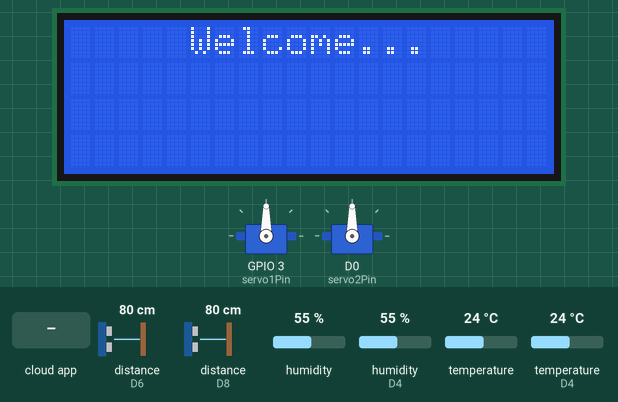
Recording of a sketch running on a simulated ESP8266 (NodeMCU). Parts: 2 × servo, 20×4 character LCD. Wiring (inferred from the names in the program): 2 × ultrasonic range finder: trigger D7, echo D8 / trigger D5, echo D6. The inputs (shaded band) are chosen by the test bench; at power-on: distance to the obstacle (sensors on D6, D8) 80 cm, humidity 55 %, humidity (sensor on D4) 55 %, temperature 24 °C, temperature (sensor on D4) 24 °C. The echo pulse lasts 58.3 µs per cm; WiFi joins after 1.5 s; servers stay silent unless stated; the Firebase database answers and starts empty; what the sketch prints to the serial monitor is not drawn.

Above: at 1.8 s.
At 4.4 s:
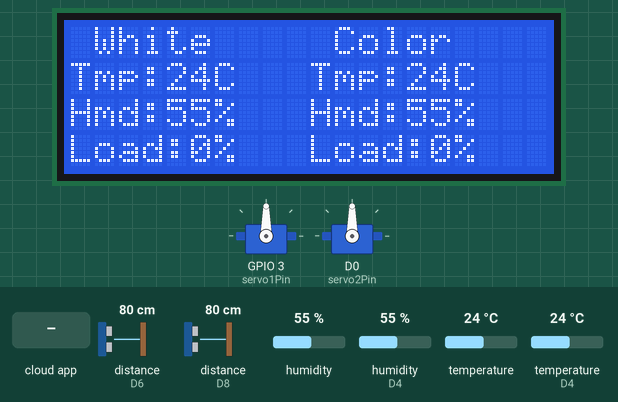
4.5 s: the phone or cloud app sets RunColor to true
At 10.2 s:
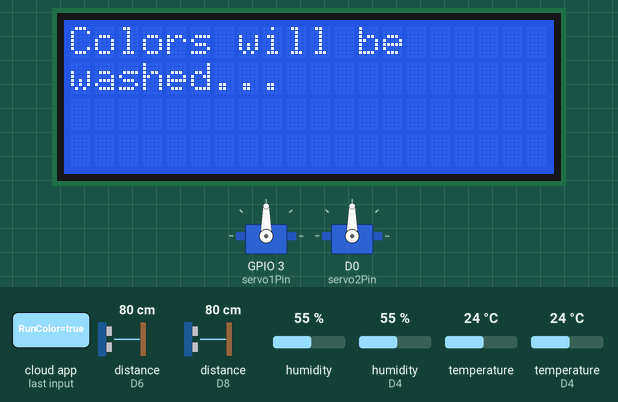
At 12.1 s:
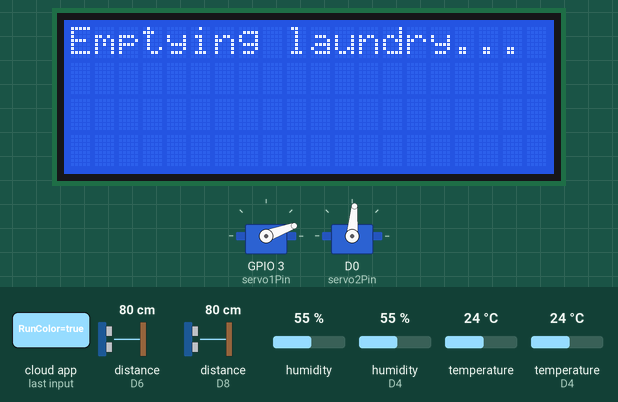
Timing chart, 0 to 57.3 s (numbered marks = the images above; inputs shaded):
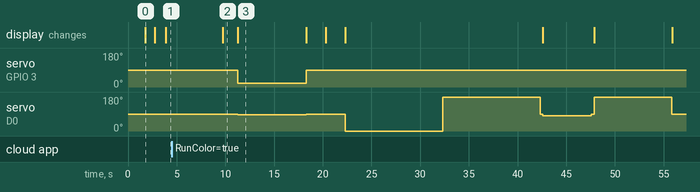

The sketch:

Lily.ino
```cpp
#include <LiquidCrystal_I2C.h>
#include <Wire.h>

#include <ESP8266WiFi.h>


// Set these to run example.
#include <FirebaseArduino.h>
#define FIREBASE_HOST "yourprojectname.firebaseio.com"
#define FIREBASE_AUTH "your_AUTH"
#define WIFI_SSID "xxxx"
#define WIFI_PASSWORD "xxxx"

// distance sensor.
#define trigPinColor D7
#define echoPinColor D8

#define trigPinWhite D5
#define echoPinWhite D6

long durationColor = 0, durationWhite = 0;
int distanceColor = 0, distanceWhite = 0;

int espId = ESP.getChipId();

// DHT Sensor
#include "DHT.h"
#define DHTPinColor D3
#define DHTPinWhite D4
#define DHTTYPE DHT11   // DHT 11
// Initialize DHT sensor.
DHT dhtColor(DHTPinColor, DHTTYPE);
DHT dhtWhite(DHTPinWhite, DHTTYPE);

// Sensor variables
float hColor = 0;
float tColor = 0;
float fColor = 0;

float hWhite = 0;
float tWhite = 0;
float fWhite = 0;
// Temporary variables
static char celsiusTemp[7];
static char fahrenheitTemp[7];
static char humidityTemp[7];

LiquidCrystal_I2C lcd(0x27, 20, 4); // SCL-D1 SDA-D2

#include <Servo.h>
Servo servoKapak, servoTambur;
#define servo1Pin D9 // kapak RX
#define servo2Pin D0 // tambur

int lp = 0;
String sepet = "";
void setup() {

  Serial.begin(9600);
  delay(10);
  dhtColor.begin();
  dhtWhite.begin();

  servoKapak.attach(servo1Pin);
  servoTambur.attach(servo2Pin);
  servoKapak.write(90);
  servoTambur.write(90);

  pinMode(trigPinColor, OUTPUT);
  pinMode(echoPinColor, INPUT);

  pinMode(trigPinWhite, OUTPUT);
  pinMode(echoPinWhite, INPUT);

  WiFi.disconnect();
  delay(100);
  // connect to wifi.

  WiFi.begin(WIFI_SSID, WIFI_PASSWORD);
  Serial.print("connecting");

  while (WiFi.status() != WL_CONNECTED) {
    Serial.print(".");
    delay(500);
  }

  Serial.println();
  Serial.print("connected: ");
  Serial.println(WiFi.localIP());

  lcd.init();
  lcd.backlight();
  lcd.begin(20, 4);
  lcd.setCursor(5, 0);
  lcd.print("Welcome...");
  delay(1000);
  lcd.clear();

  Firebase.begin(FIREBASE_HOST, FIREBASE_AUTH);

}

//int n = 0;

void loop() {

  Serial.print("ESP Chip ID: ");
  Serial.println(espId);

  Serial.print("Renkli sepeti çalışma durumu: ");
  Serial.println(Firebase.getString("RunColor"));
  delay(100);
  Serial.print("Beyaz sepeti çalışma durumu: ");
  Serial.println(Firebase.getString("RunWhite"));

  if (Firebase.getString("RunColor") == "true") {
    sepet = "color";
    runMachine(sepet);
    sepet = "";
  } else {
    sepet = "";
  }

  if (Firebase.getString("RunWhite") == "true") {
    sepet = "white";
    runMachine(sepet);
    sepet = "";
  } else {
    sepet = "";
  }

  readDHTColor();
  readDHTWhite();

  calcDistColor();
  calcDistWhite();


  delay(100);
  printData();

  sendJSONData(); // sending JSON data to Firebase

  delay(5000);

}

void runMachine(String basket) {
  int kapak = 0, tambur = 0;
  String state = "";
  //Serial.println(Firebase.getString("RunColor"));
  if (basket == "color") { // fireabase de çalıştır true ise
    kapak = 20; tambur = 85;
    state = "RunColor";
    Serial.println("Renkliler yikanacak");
    lcd.clear();
    lcd.setCursor(0, 0);
    lcd.print("Colors will be");  // colors will be washed
    lcd.setCursor(0, 1);
    lcd.print("washed...");
  } else if (basket == "white") {
    kapak = 160; tambur = 85;
    state = "RunWhite";
    Serial.println("Beyazlar yikanacak");
    lcd.clear();
    lcd.setCursor(0, 0);
    lcd.print("Whites will be");
    lcd.setCursor(0, 1);
    lcd.print("washed...");

  }
  delay(1500); // 1sec bekle.

  // kirlilerin bosaltilmasi
  lcd.clear();
  lcd.setCursor(0, 0);
  lcd.print("Emptying laundry...");
  //lcd.setCursor(0, 1);
  //lcd.print("laundry...");
  Serial.println("Kirliler boşaltılıyor...");
  servoKapak.write(kapak); // renkli kapağı için 0 dereceye ayarlanmalı
  servoTambur.write(tambur); // tamburu yavaşça çevir
  delay(7000); // 7 sec run.

  // kapak kapatilmasi
  lcd.clear();
  lcd.setCursor(0, 0);
  lcd.print("Cover closed.");
  Serial.println("Kapak kapatıldı. Yıkama için hazırlanıyor...");
  servoKapak.write(90); // renkli sepetin kapagi kapat
  servoTambur.write(90); // tamburu durdur.
  delay(2000);

  // deterjan alinmasi
  lcd.clear();
  lcd.setCursor(0, 0);
  lcd.print("Taking detergent...");
  delay(2000);

  // yikama baslamasi
  //servoTambur.write(0); // tamburu çevir yıkama başlasın.
  lcd.clear();
  lcd.setCursor(0, 0);
  lcd.print("Washing");
  lcd.setCursor(0, 1);
  lcd.print("in progress...");
  Serial.println("Çamşırlar yıkanıyor...");
  servoTambur.write(0); // tamburu çevir yıkama başlasın.
  delay(10000); // 10sec yıkama yap.
  servoTambur.write(180); // tamburu çevir yıkama başlasın.

  delay(10000);
  servoTambur.write(90); // tamburu durdur
  delay(250);

  // durulama islemi
  lcd.clear();
  lcd.setCursor(0, 0);
  lcd.print("Rinsing...");
  servoTambur.write(80); // tamburu yavas dondur.

  delay(5000); // 5sec
  servoTambur.write(90); // tamburu durdur
  delay(250);

  // sıkma yapılıyor.
  lcd.clear();
  lcd.setCursor(0, 0);
  lcd.print("Squeezing...");
  servoTambur.write(180); // tamburu yavas dondur.
  delay(8000); // 8sec

  // yikama tamamlandi
  servoTambur.write(90); // tamburu durdur.
  lcd.clear();
  lcd.setCursor(0, 0);
  lcd.print("Washing completed.");
  Serial.println("Yıkama işlemi tamamlandı.");
  delay(1000);
  Firebase.setString(state, "false");
  //Firebase.setBool("Tambur", false);
}
void sendJSONData() {
  // Color..................
  StaticJsonBuffer<200> jsonBufferColor;
  JsonObject& rootColor = jsonBufferColor.createObject();

  rootColor["temperature"] = tColor;
  rootColor["humidity"] = hColor;
  rootColor["distance"] = distanceColor;
  rootColor["basket"] = "color";
  // append a new value to /logDHT
  String nameColor = Firebase.push("/devices/color", rootColor);

  // White..................
  StaticJsonBuffer<200> jsonBufferWhite;
  JsonObject& rootWhite = jsonBufferWhite.createObject();

  rootWhite["temperature"] = tWhite;
  rootWhite["humidity"] = hWhite;
  rootWhite["distance"] = distanceWhite;
  rootWhite["basket"] = "white";
  // append a new value to /logDHT
  String nameWhite = Firebase.push("/devices/white", rootWhite);

  Serial.println(distanceColor);
  Serial.println(distanceWhite);

  // handle error.
  if (Firebase.failed()) {
    Serial.print("Firebase Pushing /sensor/dht failed:");
    Serial.println(Firebase.error());
    return;

  } else {
    Serial.print("Firebase Pushed /sensor/dht ");
    Serial.print(nameColor);
    Serial.print(" - ");
    Serial.println(nameWhite);
  }
}

void calcDistColor () {
  digitalWrite(trigPinColor, LOW);
  delayMicroseconds(2);
  digitalWrite(trigPinColor, HIGH);
  delayMicroseconds(10);
  digitalWrite(trigPinColor, LOW);
  durationColor = pulseIn(echoPinColor, HIGH);

  distanceColor = 100 - (((((durationColor * 0.034) / 2) - 5) / 50) * 100);
  if (distanceColor < 0) {
    distanceColor = 0;
  }
  if (distanceColor > 100) {
    distanceColor = 100;
  }
  //Serial.println(distanceColor);
}

void calcDistWhite () {
  digitalWrite(trigPinWhite, LOW);
  delayMicroseconds(2);
  digitalWrite(trigPinWhite, HIGH);
  delayMicroseconds(10);
  digitalWrite(trigPinWhite, LOW);
  durationWhite = pulseIn(echoPinWhite, HIGH);

  distanceWhite = 100 - (((((durationWhite * 0.034) / 2) - 5) / 50) * 100);
  if (distanceWhite < 0) {
    distanceWhite = 0;
  }
  if (distanceWhite > 100) {
    distanceWhite = 100;
  }
  //Serial.println(distanceWhite);
}
void readDHTColor() {
  hColor = dhtColor.readHumidity();
  delay(50);
  // Read temperature as Celsius (the default)
  tColor = dhtColor.readTemperature();
  delay(50);
  // Read temperature as Fahrenheit (isFahrenheit = true)
  //fColor = dhtColor.readTemperature(true);
  // Check if any reads failed and exit early (to try again).

  //delay(100); //********************

  if (isnan(hWhite) || isnan(tWhite) || isnan(fWhite) || isnan(hColor) || isnan(tColor) || isnan(fColor)) {
    Serial.println("Failed to read from DHT sensor!");
    hColor = 0; tColor = 0; fColor = 0;
  } else {
    Serial.print("Humidity: ");
    Serial.print(hColor);
    Serial.print(" Temperature: ");
    Serial.print(tColor);
    Serial.println(" *C ");
    //Serial.println(fColor);
  }

}

void readDHTWhite() {
  hWhite = dhtWhite.readHumidity();
  delay(50);
  // Read temperature as Celsius (the default)
  tWhite = dhtWhite.readTemperature();
  delay(50);
  // Read temperature as Fahrenheit (isFahrenheit = true)
  //fWhite = dhtWhite.readTemperature(true);
  // Check if any reads failed and exit early (to try again).

  //delay(100); //********************
  if (isnan(hWhite) || isnan(tWhite) || isnan(fWhite) || isnan(hColor) || isnan(tColor) || isnan(fColor)) {
    Serial.println("Failed to read from DHT sensor!");
    hWhite = 0; tWhite = 0; fWhite = 0;
  } else {
    Serial.print("Humidity: ");
    Serial.print(hWhite);
    Serial.print(" Temperature: ");
    Serial.print(tWhite);
    Serial.println(" *C ");
    //Serial.println(fWhite);
  }
}

void printData() {
  lcd.clear();
  lcd.setCursor(1, 0);
  lcd.print("White");
  lcd.setCursor(0, 1);
  lcd.print("Tmp:");
  lcd.print((int)tWhite);
  lcd.print("C");
  lcd.setCursor(0, 2);
  lcd.print("Hmd:");
  lcd.print((int)hWhite);
  lcd.print("%");
  lcd.setCursor(0, 3);
  lcd.print("Load:");
  lcd.print(distanceWhite);
  lcd.print("%");

  //delay(50); // ****************

  lcd.setCursor(11, 0);
  lcd.print("Color");
  lcd.setCursor(10, 1);
  lcd.print("Tmp:");
  lcd.print((int)tColor);
  lcd.print("C");
  lcd.setCursor(10, 2);
  lcd.print("Hmd:");
  lcd.print((int)hColor);
  lcd.print("%");
  lcd.setCursor(10, 3);
  lcd.print("Load:");
  lcd.print(distanceColor);
  lcd.print("%");
}
```

Measured:
- after the input at 4.5 s, servo on GPIO 3 (servo1Pin): 90° → 20° after 6.8 s, → 90° 7.0 s later; servo on D0 (servo2Pin): 90° → 85° after 6.8 s, → 90° 7.0 s later, → 0° 4.0 s later, → 180° 10.0 s later, … (9 changes in this stretch); the display: changes after 5.2 s (image 2)
- what the display in image 0 shows lasts 1.1 s, from 1.7 s to 2.8 s
- what the display in image 2 shows lasts 1.6 s, from 9.7 s to 11.3 s
